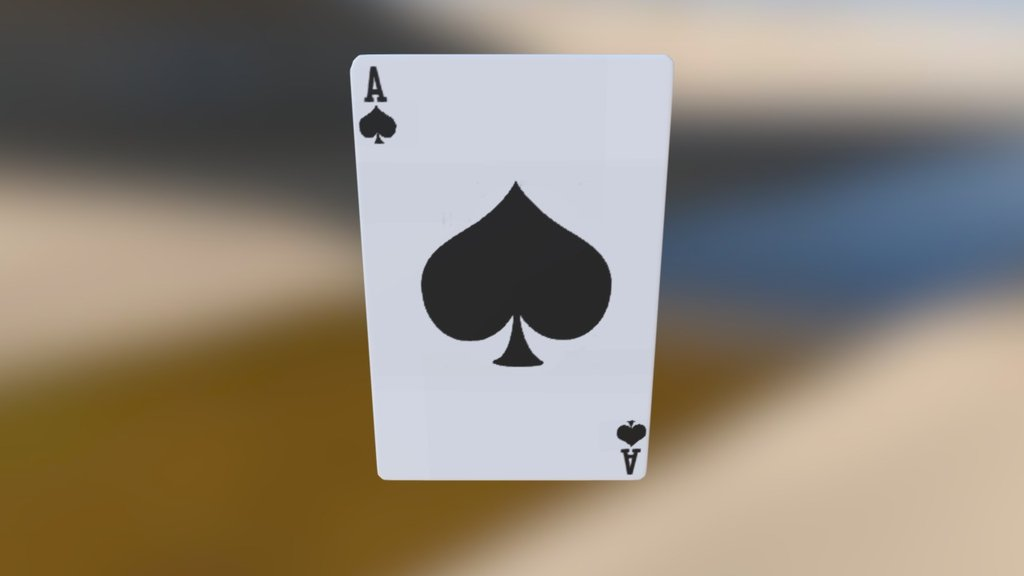
#> input picture test_folder/card1.jpeg, 1024 x 576 px, given in place of the camera
$ python color_picker.py
#> lines starting #> are read from the running program, lines starting #| are printed output that depends on the picture; after the words box and inside, x2 and y2 are one past the last pixel; in counts of white or black regions, pixels touching at a corner belong together
import cv2
import numpy as np
frame_width = 500
frame_height = 500
cap = cv2.VideoCapture(1)
cap.set(3,frame_width)
cap.set(4,frame_height)
cap.set(10,150)

def empty(a):
    pass

cv2.namedWindow ("HSV")
cv2.resizeWindow("HSV",640, 240),
cv2.createTrackbar("HUE Min", "HSV",0,179, empty)
#> slider 'HUE Min' is set to 35
cv2.createTrackbar("SAT Min", "HSV",0,255, empty)
#> slider 'SAT Min' is set to 51
cv2.createTrackbar("VALUE Min", "HSV",0,255, empty)
#> slider 'VALUE Min' is set to 51
cv2.createTrackbar("HUE Max", "HSV",179,179, empty)
cv2.createTrackbar("SAT Max", "HSV",255,255,empty)
cv2.createTrackbar("VALUE Max", "HSV",255,255,empty)
while True:
    _, img = cap.read()
#> img is the input picture: shape (576, 1024, 3); mean B, G, R 121, 134.3, 143.7
    imgHsv = cv2.cvtColor(img, cv2.COLOR_BGR2HSV)
#> imgHsv: shape (576, 1024, 3); mean H, S, V 49.3, 66.1, 150.4
    h_min = cv2.getTrackbarPos("HUE Min","HSV")  #getting the value of hue from our original image
    h_max = cv2.getTrackbarPos("HUE Max","HSV")
    s_min = cv2.getTrackbarPos("SAT Min","HSV")
    s_max = cv2.getTrackbarPos("SAT Max","HSV")
    v_min = cv2.getTrackbarPos("VALUE Min","HSV")
    v_max = cv2.getTrackbarPos("VALUE Max","HSV")
    lower = np.array([h_min,s_min,v_min])
    higher = np.array([h_max,s_max,v_max])
    mask = cv2.inRange(imgHsv,lower,higher)
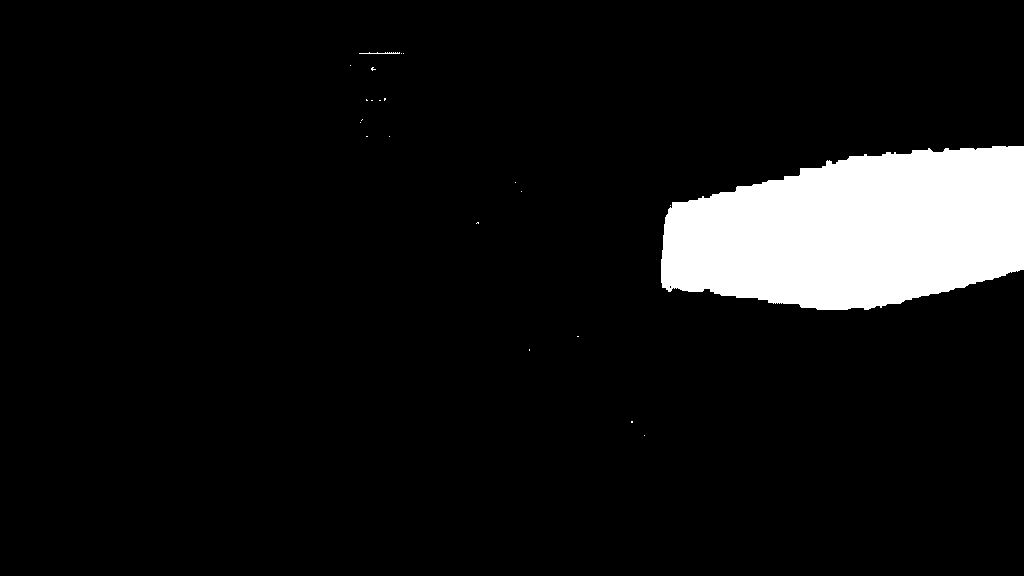
#> mask: shape (576, 1024); 7.9% white; 22 white regions (20 under 20 px), largest, box (x1, y1, x2, y2) and area: (661, 146, 1024, 310) 46414, (359, 52, 400, 54) 51
    imgResult = cv2.bitwise_and(img,img,mask = mask)
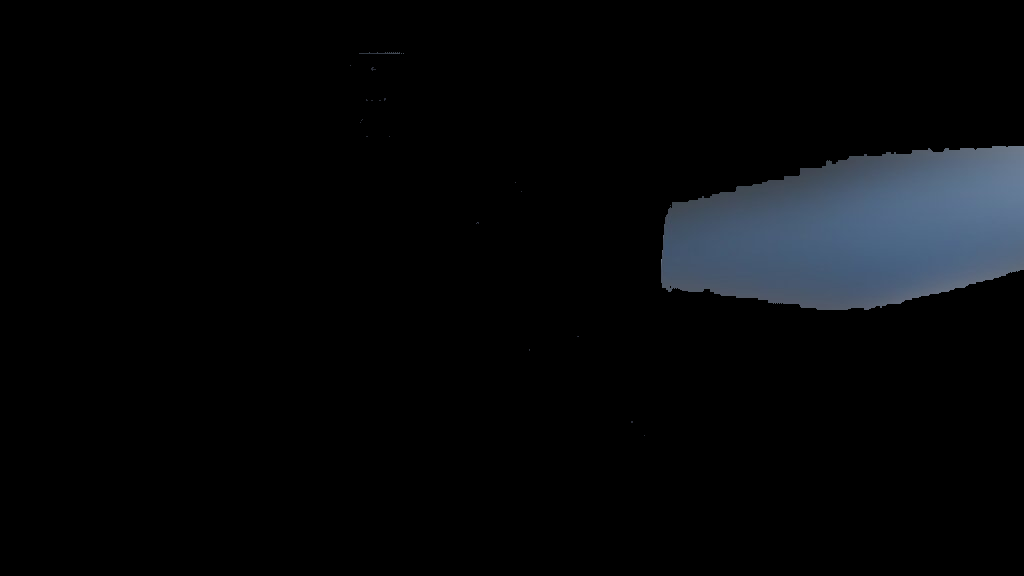
#> imgResult: shape (576, 1024, 3); mean B, G, R 9.5, 7.6, 6.1

    mask = cv2.cvtColor(mask,cv2.COLOR_GRAY2BGR)
    hstack = np.hstack([mask,imgResult])
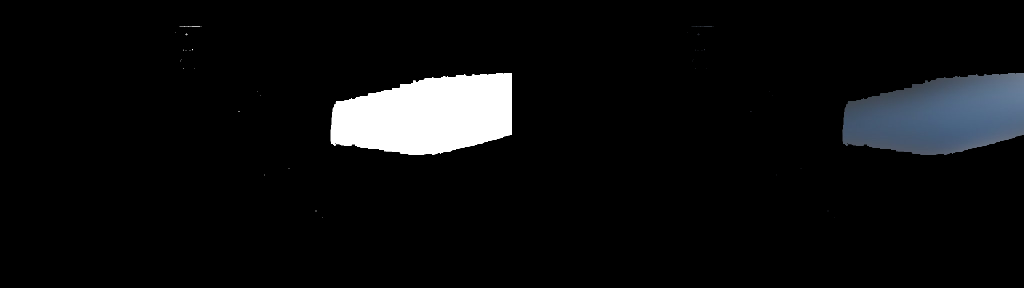
#> hstack: shape (576, 2048, 3) (shown at 1/2 size); mean B, G, R 14.8, 13.9, 13.1
    # cv2.imshow("hsv_image", imgHsv)
    # cv2.imshow("mask", mask)
    cv2.imshow("result",hstack)
    key = cv2.waitKey(1)
#> (key q is pressed here)
    if key == ord('q'):
        break
cap.release()
cv2.destroyAllWindows()
